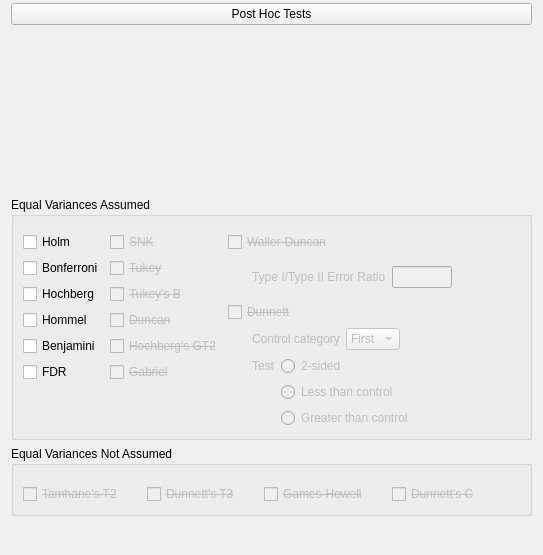
    <widget class="QWidget" name="widget_13" native="true">
     <layout class="QGridLayout" name="gridLayout_20">
      <property name="topMargin">
       <number>3</number>
      </property>
      <property name="bottomMargin">
       <number>3</number>
      </property>
      <item row="0" column="0">
       <widget class="ExpanderButton" name="expanderPosthoc">
        <property name="text">
         <string>Post Hoc Tests</string>
        </property>
       </widget>
      </item>
      <item row="1" column="0">
       <widget class="QWidget" name="containerPostHocTests" native="true">
        <layout class="QGridLayout" name="gridLayout_19">
         <property name="leftMargin">
          <number>0</number>
         </property>
         <property name="topMargin">
          <number>0</number>
         </property>
         <property name="rightMargin">
          <number>0</number>
         </property>
         <property name="bottomMargin">
          <number>36</number>
         </property>
         <item row="0" column="0">
          <widget class="BoundAssignWidget" name="postHocTests_variables" native="true">
           <property name="minimumSize">
            <size>
             <width>0</width>
             <height>160</height>
            </size>
           </property>
           <layout class="QGridLayout" name="gridLayout_9"/>
          </widget>
         </item>
         <item row="1" column="0">
          <widget class="QGroupBox" name="groupBox">
           <property name="title">
            <string>Equal Variances Assumed</string>
           </property>
           <property name="flat">
            <bool>true</bool>
           </property>
           <layout class="QGridLayout" name="gridLayout_17">
            <item row="7" column="0">
             <spacer name="verticalSpacer_3">
              <property name="orientation">
               <enum>Qt::Vertical</enum>
              </property>
              <property name="sizeHint" stdset="0">
               <size>
                <width>20</width>
                <height>40</height>
               </size>
              </property>
             </spacer>
            </item>
            <item row="1" column="2" rowspan="7">
             <widget class="QWidget" name="widget_17" native="true">
              <layout class="QGridLayout" name="gridLayout_16">
               <property name="leftMargin">
                <number>0</number>
               </property>
               <property name="topMargin">
                <number>0</number>
               </property>
               <property name="rightMargin">
                <number>0</number>
               </property>
               <property name="bottomMargin">
                <number>0</number>
               </property>
               <property name="verticalSpacing">
                <number>6</number>
               </property>
               <item row="4" column="0">
                <widget class="QWidget" name="dunnettOptions" native="true">
                 <property name="enabled">
                  <bool>false</bool>
                 </property>
                 <layout class="QGridLayout" name="gridLayout_14">
                  <property name="leftMargin">
                   <number>24</number>
                  </property>
                  <property name="topMargin">
                   <number>0</number>
                  </property>
                  <property name="bottomMargin">
                   <number>0</number>
                  </property>
                  <property name="verticalSpacing">
                   <number>6</number>
                  </property>
                  <item row="0" column="0">
                   <widget class="QLabel" name="label_7">
                    <property name="text">
                     <string>Control category</string>
                    </property>
                   </widget>
                  </item>
                  <item row="0" column="2">
                   <spacer name="horizontalSpacer_3">
                    <property name="orientation">
                     <enum>Qt::Horizontal</enum>
                    </property>
                    <property name="sizeHint" stdset="0">
                     <size>
                      <width>40</width>
                      <height>20</height>
                     </size>
                    </property>
                   </spacer>
                  </item>
                  <item row="0" column="1">
                   <widget class="BoundComboBox" name="postHocTests_dunnettControl">
                    <item>
                     <property name="text">
                      <string>First</string>
                     </property>
                    </item>
                    <item>
                     <property name="text">
                      <string>Last</string>
                     </property>
                    </item>
                   </widget>
                  </item>
                  <item row="2" column="0" colspan="3">
                   <widget class="BoundGroupBox" name="postHocTests_dunnettSides" native="true">
                    <layout class="QGridLayout" name="gridLayout_13">
                     <property name="leftMargin">
                      <number>0</number>
                     </property>
                     <property name="topMargin">
                      <number>0</number>
                     </property>
                     <property name="bottomMargin">
                      <number>0</number>
                     </property>
                     <property name="verticalSpacing">
                      <number>6</number>
                     </property>
                     <item row="2" column="1">
                      <widget class="QRadioButton" name="lessThan">
                       <property name="text">
                        <string>Less than control</string>
                       </property>
                      </widget>
                     </item>
                     <item row="3" column="1">
                      <widget class="QRadioButton" name="greaterThan">
                       <property name="text">
                        <string>Greater than control</string>
                       </property>
                      </widget>
                     </item>
                     <item row="0" column="4">
                      <spacer name="horizontalSpacer_7">
                       <property name="orientation">
                        <enum>Qt::Horizontal</enum>
                       </property>
                       <property name="sizeHint" stdset="0">
                        <size>
                         <width>40</width>
                         <height>20</height>
                        </size>
                       </property>
                      </spacer>
                     </item>
                     <item row="0" column="1">
                      <widget class="QRadioButton" name="both">
                       <property name="text">
                        <string>2-sided</string>
                       </property>
                      </widget>
                     </item>
                     <item row="0" column="0">
                      <widget class="QLabel" name="label_8">
                       <property name="text">
                        <string>Test</string>
                       </property>
                      </widget>
                     </item>
                    </layout>
                   </widget>
                  </item>
                 </layout>
                </widget>
               </item>
               <item row="2" column="0">
                <widget class="QWidget" name="wallerDuncanOptions" native="true">
                 <property name="enabled">
                  <bool>false</bool>
                 </property>
                 <layout class="QGridLayout" name="gridLayout_15">
                  <property name="leftMargin">
                   <number>24</number>
                  </property>
                  <property name="topMargin">
                   <number>0</number>
                  </property>
                  <property name="rightMargin">
                   <number>0</number>
                  </property>
                  <property name="bottomMargin">
                   <number>0</number>
                  </property>
                  <item row="0" column="1">
                   <widget class="BoundTextBox" name="postHocTests_wallerDuncanRatio">
                    <property name="maximumSize">
                     <size>
                      <width>60</width>
                      <height>16777215</height>
                     </size>
                    </property>
                   </widget>
                  </item>
                  <item row="0" column="0">
                   <widget class="QLabel" name="label_6">
                    <property name="text">
                     <string>Type I/Type II Error Ratio</string>
                    </property>
                   </widget>
                  </item>
                  <item row="0" column="2">
                   <spacer name="horizontalSpacer_4">
                    <property name="orientation">
                     <enum>Qt::Horizontal</enum>
                    </property>
                    <property name="sizeHint" stdset="0">
                     <size>
                      <width>40</width>
                      <height>20</height>
                     </size>
                    </property>
                   </spacer>
                  </item>
                 </layout>
                </widget>
               </item>
               <item row="3" column="0">
                <widget class="BoundCheckBox" name="postHocTests_dunnett">
                 <property name="enabled">
                  <bool>false</bool>
                 </property>
                 <property name="font">
                  <font>
                   <strikeout>true</strikeout>
                  </font>
                 </property>
                 <property name="text">
                  <string>Dunnett</string>
                 </property>
                </widget>
               </item>
               <item row="1" column="0">
                <widget class="BoundCheckBox" name="postHocTests_wallerDuncan">
                 <property name="enabled">
                  <bool>false</bool>
                 </property>
                 <property name="font">
                  <font>
                   <strikeout>true</strikeout>
                  </font>
                 </property>
                 <property name="text">
                  <string>Waller-Duncan</string>
                 </property>
                </widget>
               </item>
              </layout>
             </widget>
            </item>
            <item row="0" column="0">
             <widget class="QWidget" name="widget_18" native="true"/>
            </item>
            <item row="1" column="1">
             <widget class="BoundCheckBox" name="postHocTests_SNK">
              <property name="enabled">
               <bool>false</bool>
              </property>
              <property name="font">
               <font>
                <strikeout>true</strikeout>
               </font>
              </property>
              <property name="text">
               <string>SNK</string>
              </property>
             </widget>
            </item>
            <item row="6" column="1">
             <widget class="BoundCheckBox" name="postHocTests_gabriel">
              <property name="enabled">
               <bool>false</bool>
              </property>
              <property name="font">
               <font>
                <strikeout>true</strikeout>
               </font>
              </property>
              <property name="text">
               <string>Gabriel</string>
              </property>
             </widget>
            </item>
            <item row="5" column="0">
             <widget class="BoundCheckBox" name="postHocTests_benjamini">
              <property name="text">
               <string>Benjamini</string>
              </property>
             </widget>
            </item>
            <item row="4" column="1">
             <widget class="BoundCheckBox" name="postHocTests_duncan">
              <property name="enabled">
               <bool>false</bool>
              </property>
              <property name="font">
               <font>
                <strikeout>true</strikeout>
               </font>
              </property>
              <property name="text">
               <string>Duncan</string>
              </property>
             </widget>
            </item>
            <item row="6" column="0">
             <widget class="BoundCheckBox" name="postHocTests_FDR">
              <property name="text">
               <string>FDR</string>
              </property>
             </widget>
            </item>
            <item row="5" column="1">
             <widget class="BoundCheckBox" name="postHocTests_hochbergGT2">
              <property name="enabled">
               <bool>false</bool>
              </property>
              <property name="font">
               <font>
                <strikeout>true</strikeout>
               </font>
              </property>
              <property name="text">
               <string>Hochberg's GT2</string>
              </property>
             </widget>
            </item>
            <item row="2" column="0">
             <widget class="BoundCheckBox" name="postHocTests_bonferroni">
              <property name="text">
               <string>Bonferroni</string>
              </property>
             </widget>
            </item>
            <item row="1" column="0">
             <widget class="BoundCheckBox" name="postHocTests_holm">
              <property name="text">
               <string>Holm</string>
              </property>
             </widget>
            </item>
            <item row="2" column="1">
             <widget class="BoundCheckBox" name="postHocTests_tukey">
              <property name="enabled">
               <bool>false</bool>
              </property>
              <property name="font">
               <font>
                <strikeout>true</strikeout>
               </font>
              </property>
              <property name="text">
               <string>Tukey</string>
              </property>
             </widget>
            </item>
            <item row="3" column="0">
             <widget class="BoundCheckBox" name="postHocTests_hochberg">
              <property name="text">
               <string>Hochberg</string>
              </property>
             </widget>
            </item>
            <item row="3" column="1">
             <widget class="BoundCheckBox" name="postHocTests_tukeyB">
              <property name="enabled">
               <bool>false</bool>
              </property>
              <property name="font">
               <font>
                <strikeout>true</strikeout>
               </font>
              </property>
              <property name="text">
               <string>Tukey's B</string>
              </property>
             </widget>
            </item>
            <item row="4" column="0">
             <widget class="BoundCheckBox" name="postHocTests_hommel">
              <property name="text">
               <string>Hommel</string>
              </property>
             </widget>
            </item>
           </layout>
          </widget>
         </item>
         <item row="2" column="0">
          <widget class="QGroupBox" name="groupBox_2">
           <property name="title">
            <string>Equal Variances Not Assumed</string>
           </property>
           <property name="flat">
            <bool>true</bool>
           </property>
           <layout class="QGridLayout" name="gridLayout_18">
            <property name="topMargin">
             <number>18</number>
            </property>
            <property name="horizontalSpacing">
             <number>24</number>
            </property>
            <item row="0" column="0">
             <widget class="BoundCheckBox" name="postHocTests_tamhaneT2">
              <property name="enabled">
               <bool>false</bool>
              </property>
              <property name="font">
               <font>
                <strikeout>true</strikeout>
               </font>
              </property>
              <property name="text">
               <string>Tamhane's T2</string>
              </property>
             </widget>
            </item>
            <item row="0" column="1">
             <widget class="BoundCheckBox" name="postHocTests_dunnettT3">
              <property name="enabled">
               <bool>false</bool>
              </property>
              <property name="font">
               <font>
                <strikeout>true</strikeout>
               </font>
              </property>
              <property name="text">
               <string>Dunnett's T3</string>
              </property>
             </widget>
            </item>
            <item row="0" column="3">
             <widget class="BoundCheckBox" name="postHocTests_dunnettC">
              <property name="enabled">
               <bool>false</bool>
              </property>
              <property name="font">
               <font>
                <strikeout>true</strikeout>
               </font>
              </property>
              <property name="text">
               <string>Dunnett's C</string>
              </property>
             </widget>
            </item>
            <item row="0" column="2">
             <widget class="BoundCheckBox" name="postHocTests_gamesHowell">
              <property name="enabled">
               <bool>false</bool>
              </property>
              <property name="font">
               <font>
                <strikeout>true</strikeout>
               </font>
              </property>
              <property name="text">
               <string>Games-Howell</string>
              </property>
             </widget>
            </item>
            <item row="0" column="4">
             <spacer name="horizontalSpacer_8">
              <property name="orientation">
               <enum>Qt::Horizontal</enum>
              </property>
              <property name="sizeHint" stdset="0">
               <size>
                <width>40</width>
                <height>20</height>
               </size>
              </property>
             </spacer>
            </item>
           </layout>
          </widget>
         </item>
        </layout>
       </widget>
      </item>
     </layout>
    </widget>
